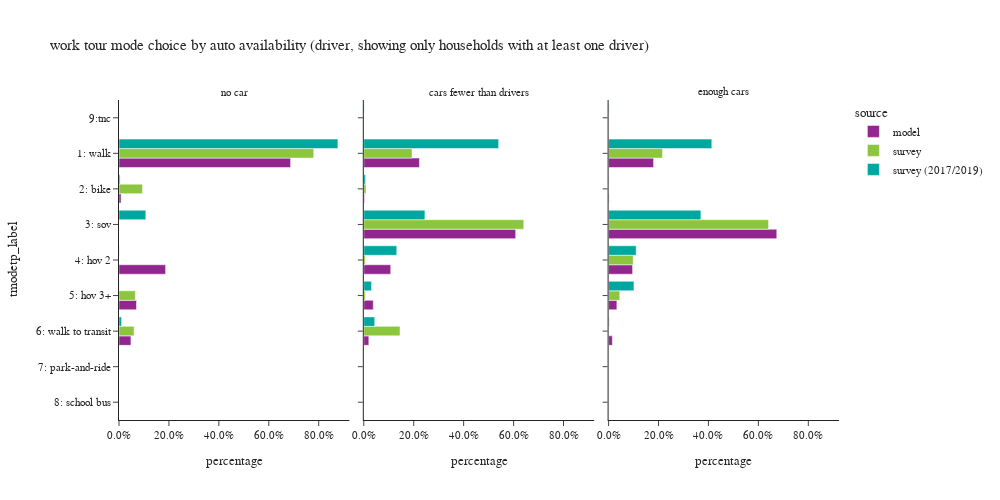

The code cell stored with this chart in its notebook:
### Code cell
plot_mode_choice(wk_base_subtour.loc[wk_base_subtour['auto_available_driver'] != "no dirver"], "auto_available_driver",
                 {"auto_available_driver": ["no car", "cars fewer than drivers", "enough cars"],
                  "tmodetp_label": ["1: walk", "2: bike", "3: sov", "4: hov 2", "5: hov 3+", "6: walk to transit",
                                    "7: park-and-ride", "8: school bus", "9: other–survey only"]},
                 "auto availability (driver, showing only households with at least one driver)", 3, 500, 1000)

### Figure 1 — Plotly figure (JSON) as saved in the notebook; plotly's stock layout.template omitted (floating-point values rounded to 4 significant figures)
{"data": [{"alignmentgroup": "True", "customdata": [[8719], [104], [2367], [888], [606]], "hovertemplate": "source=model<br>auto_available_driver=no car<br>percentage=%{x}<br>tmodetp_label=%{y}<br>sample count=%{customdata[0]}<extra></extra>", "legendgroup": "model", "marker": {"color": "#91268F", "pattern": {"shape": ""}}, "name": "model", "offsetgroup": "model", "orientation": "h", "showlegend": true, "textposition": "auto", "type": "bar", "x": [0.6874, 0.008199, 0.1866, 0.07001, 0.04778], "xaxis": "x", "y": ["1: walk", "2: bike", "4: hov 2", "5: hov 3+", "6: walk to transit"], "yaxis": "y"}, {"alignmentgroup": "True", "customdata": [[30289], [406], [82735], [14665], [5160], [2729], [1]], "hovertemplate": "source=model<br>auto_available_driver=cars fewer than drivers<br>percentage=%{x}<br>tmodetp_label=%{y}<br>sample count=%{customdata[0]}<extra></extra>", "legendgroup": "model", "marker": {"color": "#91268F", "pattern": {"shape": ""}}, "name": "model", "offsetgroup": "model", "orientation": "h", "showlegend": false, "textposition": "auto", "type": "bar", "x": [0.2227, 0.002986, 0.6084, 0.1078, 0.03795, 0.02007, 7.354e-06], "xaxis": "x2", "y": ["1: walk", "2: bike", "3: sov", "4: hov 2", "5: hov 3+", "6: walk to transit", "9:tnc"], "yaxis": "y2"}, {"alignmentgroup": "True", "customdata": [[56347], [588], [210833], [30080], [10357], [4705], [2]], "hovertemplate": "source=model<br>auto_available_driver=enough cars<br>percentage=%{x}<br>tmodetp_label=%{y}<br>sample count=%{customdata[0]}<extra></extra>", "legendgroup": "model", "marker": {"color": "#91268F", "pattern": {"shape": ""}}, "name": "model", "offsetgroup": "model", "orientation": "h", "showlegend": false, "textposition": "auto", "type": "bar", "x": [0.1801, 0.001879, 0.6738, 0.09613, 0.0331, 0.01504, 6.392e-06], "xaxis": "x3", "y": ["1: walk", "2: bike", "3: sov", "4: hov 2", "5: hov 3+", "6: walk to transit", "9:tnc"], "yaxis": "y3"}, {"alignmentgroup": "True", "customdata": [[13], [2], [1], [3]], "hovertemplate": "source=survey<br>auto_available_driver=no car<br>percentage=%{x}<br>tmodetp_label=%{y}<br>sample count=%{customdata[0]}<extra></extra>", "legendgroup": "survey", "marker": {"color": "#8CC63E", "pattern": {"shape": ""}}, "name": "survey", "offsetgroup": "survey", "orientation": "h", "showlegend": true, "textposition": "auto", "type": "bar", "x": [0.7802, 0.09401, 0.06546, 0.06034], "xaxis": "x", "y": ["1: walk", "2: bike", "5: hov 3+", "6: walk to transit"], "yaxis": "y"}, {"alignmentgroup": "True", "customdata": [[18], [1], [10], [3], [2], [1]], "hovertemplate": "source=survey<br>auto_available_driver=cars fewer than drivers<br>percentage=%{x}<br>tmodetp_label=%{y}<br>sample count=%{customdata[0]}<extra></extra>", "legendgroup": "survey", "marker": {"color": "#8CC63E", "pattern": {"shape": ""}}, "name": "survey", "offsetgroup": "survey", "orientation": "h", "showlegend": false, "textposition": "auto", "type": "bar", "x": [0.1931, 0.008799, 0.6408, 0.006295, 0.005964, 0.145], "xaxis": "x2", "y": ["1: walk", "2: bike", "3: sov", "4: hov 2", "5: hov 3+", "6: walk to transit"], "yaxis": "y2"}, {"alignmentgroup": "True", "customdata": [[43], [1], [57], [6], [9]], "hovertemplate": "source=survey<br>auto_available_driver=enough cars<br>percentage=%{x}<br>tmodetp_label=%{y}<br>sample count=%{customdata[0]}<extra></extra>", "legendgroup": "survey", "marker": {"color": "#8CC63E", "pattern": {"shape": ""}}, "name": "survey", "offsetgroup": "survey", "orientation": "h", "showlegend": false, "textposition": "auto", "type": "bar", "x": [0.2158, 0.0001014, 0.6408, 0.09852, 0.04474], "xaxis": "x3", "y": ["1: walk", "2: bike", "3: sov", "4: hov 2", "5: hov 3+"], "yaxis": "y3"}, {"alignmentgroup": "True", "customdata": [[104], [1], [3], [1], [1], [4]], "hovertemplate": "source=survey (2017/2019)<br>auto_available_driver=no car<br>percentage=%{x}<br>tmodetp_label=%{y}<br>sample count=%{customdata[0]}<extra></extra>", "legendgroup": "survey (2017/2019)", "marker": {"color": "#00A7A0", "pattern": {"shape": ""}}, "name": "survey (2017/2019)", "offsetgroup": "survey (2017/2019)", "orientation": "h", "showlegend": true, "textposition": "auto", "type": "bar", "x": [0.8768, 0.004369, 0.1074, 0.0007605, 0.0004286, 0.01018], "xaxis": "x", "y": ["1: walk", "2: bike", "3: sov", "4: hov 2", "5: hov 3+", "6: walk to transit"], "yaxis": "y"}, {"alignmentgroup": "True", "customdata": [[138], [2], [29], [18], [13], [7], [1]], "hovertemplate": "source=survey (2017/2019)<br>auto_available_driver=cars fewer than drivers<br>percentage=%{x}<br>tmodetp_label=%{y}<br>sample count=%{customdata[0]}<extra></extra>", "legendgroup": "survey (2017/2019)", "marker": {"color": "#00A7A0", "pattern": {"shape": ""}}, "name": "survey (2017/2019)", "offsetgroup": "survey (2017/2019)", "orientation": "h", "showlegend": false, "textposition": "auto", "type": "bar", "x": [0.5402, 0.007016, 0.2448, 0.132, 0.03094, 0.04369, 0.001401], "xaxis": "x2", "y": ["1: walk", "2: bike", "3: sov", "4: hov 2", "5: hov 3+", "6: walk to transit", "9:tnc"], "yaxis": "y2"}, {"alignmentgroup": "True", "customdata": [[222], [3], [141], [41], [37], [16], [1], [5]], "hovertemplate": "source=survey (2017/2019)<br>auto_available_driver=enough cars<br>percentage=%{x}<br>tmodetp_label=%{y}<br>sample count=%{customdata[0]}<extra></extra>", "legendgroup": "survey (2017/2019)", "marker": {"color": "#00A7A0", "pattern": {"shape": ""}}, "name": "survey (2017/2019)", "offsetgroup": "survey (2017/2019)", "orientation": "h", "showlegend": false, "textposition": "auto", "type": "bar", "x": [0.4135, 0.0005404, 0.3696, 0.1105, 0.1016, 0.00234, 9.525e-06, 0.001888], "xaxis": "x3", "y": ["1: walk", "2: bike", "3: sov", "4: hov 2", "5: hov 3+", "6: walk to transit", "8: school bus", "9:tnc"], "yaxis": "y3"}], "layout": {"annotations": [{"font": {}, "showarrow": false, "text": "no car", "x": 0.16, "xanchor": "center", "xref": "paper", "y": 1.0, "yanchor": "bottom", "yref": "paper"}, {"font": {}, "showarrow": false, "text": "cars fewer than drivers", "x": 0.5, "xanchor": "center", "xref": "paper", "y": 1.0, "yanchor": "bottom", "yref": "paper"}, {"font": {}, "showarrow": false, "text": "enough cars", "x": 0.84, "xanchor": "center", "xref": "paper", "y": 1.0, "yanchor": "bottom", "yref": "paper"}], "barmode": "group", "height": 500, "legend": {"title": {"text": "source"}, "tracegroupgap": 0}, "title": {"text": "work tour mode choice by auto availability (driver, showing only households with at least one driver)"}, "width": 1000, "xaxis": {"anchor": "y", "domain": [0.0, 0.32], "tickformat": ".1%", "title": {"text": "percentage"}}, "xaxis2": {"anchor": "y2", "domain": [0.34, 0.66], "matches": "x", "tickformat": ".1%", "title": {"text": "percentage"}}, "xaxis3": {"anchor": "y3", "domain": [0.68, 1.0], "matches": "x", "tickformat": ".1%", "title": {"text": "percentage"}}, "yaxis": {"anchor": "x", "categoryarray": ["9: other–survey only", "8: school bus", "7: park-and-ride", "6: walk to transit", "5: hov 3+", "4: hov 2", "3: sov", "2: bike", "1: walk"], "categoryorder": "array", "domain": [0.0, 1.0], "title": {"text": "tmodetp_label"}}, "yaxis2": {"anchor": "x2", "domain": [0.0, 1.0], "matches": "y", "showticklabels": false}, "yaxis3": {"anchor": "x3", "domain": [0.0, 1.0], "matches": "y", "showticklabels": false}}}
